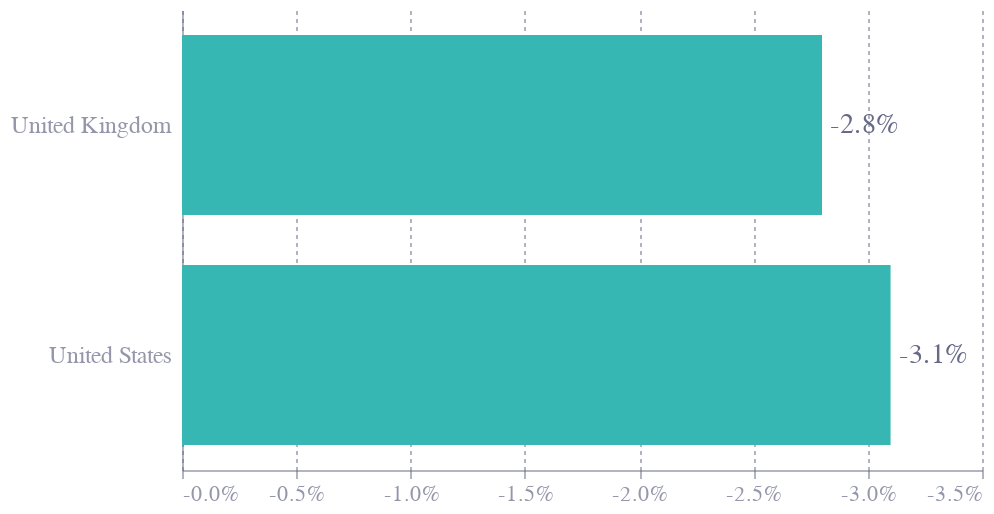

Source (notebook cell):
### Code cell
df_temp = df_current.copy()
df_temp['Value'] *= -1
bars = alt.Chart(df_temp).mark_bar(
    color=styles.eco_colours['turquoise'],
    height=90
).encode(
    alt.X('Value:Q').axis(
        labelExpr="'-' + datum.label + '%'"
    ),
    alt.Y('country:N').axis(
        labelFontSize=12,
        labelPadding=6
    )
)


text = alt.Chart(df_temp).mark_text(
    align='left',
    baseline='middle',
    dx=4,
    fontSize=14
).encode(
    alt.X('Value:Q'),
    alt.Y('country:N'),
    alt.Text('label:N')
)

chart = (bars + text).properties(
    width=400,
    height=230
)

chart.display()

### Figure 1 — Vega-Lite specification as saved in the notebook (floating-point values rounded to 4 significant figures)
{"config": {"font": "Circular Std", "text": {"color": "#676A86", "align": "left", "baseline": "middle", "dx": 7, "dy": 0, "fontSize": 11}, "view": {"stroke": null, "continuousWidth": 400, "continuousHeight": 300, "discreteWidth": 400, "discreteHeight": 300}, "range": {"category": ["#36B7B4", "#E6224B", "#F4C245", "#0063AF", "#00A767", "#179FDB", "#EB5C2E"], "diverging": ["#E6224B", "#E54753", "#C9C9C9", "#179FDB", "#122B39"], "heatmap": ["#C9C9C9", "#179FDB", "#0063AF", "#122B39"], "ordinal": ["#00A767", "#36B7B4", "#179FDB", "#0063AF", "#243B5A"]}, "bar": {"color": "#179fdb"}, "line": {"color": "#e6224b"}, "rule": {"color": "#676A86"}, "area": {"opacity": 0.3}, "point": {"filled": true, "size": 80, "color": "#e6224b", "opacity": 0.95}, "geoshape": {"stroke": "white", "strokeWidth": 0.3}, "rect": {"fill": "#d6d4d4", "opacity": 0.3}, "axis": {"labelColor": "#676A86", "labelFontSize": 11, "labelFont": "Circular Std", "labelOpacity": 0.7, "tickColor": "#676A86", "tickOpacity": 0.5, "domainColor": "#676A86", "domainOpacity": 0.5, "gridColor": "#676A86", "gridDash": [2, 2], "gridOpacity": 0.5, "title": null, "titleColor": "#676A86", "titleOpacity": 0.8, "tickSize": 4}, "axisXDiscrete": {"grid": false, "labelAngle": 0, "tickCount": 10, "tickOpacity": 0.5, "title": null}, "axisYDiscrete": {"ticks": false, "labelPadding": 5}, "axisXTemporal": {"grid": false, "ticks": true}, "axisXQuantitative": {"grid": true}, "axisYQuantitative": {"gridColor": "#676A86", "gridDash": [1, 5], "gridOpacity": 0.5, "ticks": false, "labelPadding": 5, "tickCount": 8, "titleAngle": 0, "titleAlign": "left", "titleBaseline": "bottom", "titleX": 0, "titleY": -5}, "title": {"color": "#676A86E6", "subtitleColor": "#676A86", "font": "Circular Std", "subtitleFont": "Circular Std", "anchor": "start", "fontSize": 14, "subtitleFontSize": 12, "subtitlePadding": 4, "offset": 0, "frame": "group"}, "legend": {"titleColor": "#122b39", "title": null, "labelColor": "#122b39", "labelFontSize": 11}}, "layer": [{"mark": {"type": "bar", "color": "#36b7b4", "height": 90}, "encoding": {"x": {"axis": {"labelExpr": "'-' + datum.label + '%'"}, "field": "Value", "type": "quantitative"}, "y": {"axis": {"labelFontSize": 12, "labelPadding": 6}, "field": "country", "type": "nominal"}}}, {"mark": {"type": "text", "align": "left", "baseline": "middle", "dx": 4, "fontSize": 14}, "encoding": {"text": {"field": "label", "type": "nominal"}, "x": {"field": "Value", "type": "quantitative"}, "y": {"field": "country", "type": "nominal"}}}], "data": {"name": "data-8eddfff6b1e01cd0f51f182081475633"}, "height": 230, "width": 400, "$schema": "https://vega.github.io/schema/vega-lite/v5.20.1.json", "datasets": {"data-8eddfff6b1e01cd0f51f182081475633": [{"Year": "2025", "Value": 2.8, "ISO3": "GBR", "label": "-2.8%", "country": "United Kingdom"}, {"Year": "2025", "Value": 3.1, "ISO3": "USA", "label": "-3.1%", "country": "United States"}]}}
